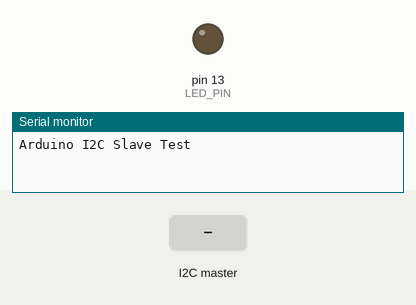
This sketch was run on a simulated Arduino Uno, built with avr-gcc and run on an emulated ATmega328P. Parts: output pins drawn as LEDs (lit = HIGH), the last lines printed to the serial monitor. The inputs (shaded band) are chosen by the test bench.

Above: at 1.2 s.
1.3 s: the I2C master sends the byte 1
At 2.5 s:
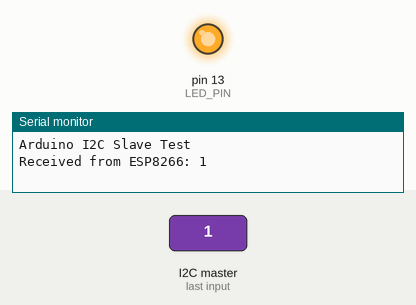
2.8 s: the I2C master sends the byte 0
At 3.7 s:
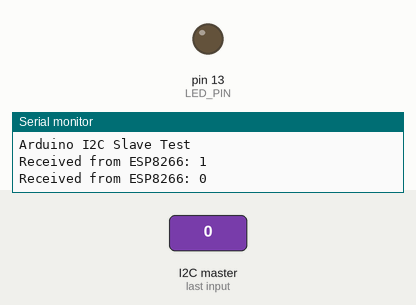
4.3 s: the I2C master sends the byte 2
At 4.9 s:
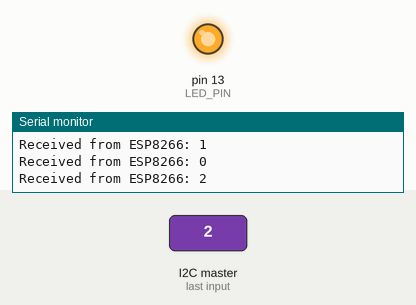
Timing chart, 0 to 7.3 s (numbered marks = the images above; inputs shaded):
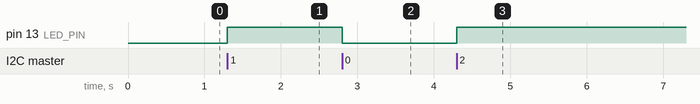

Measured:
- after the input at 1.3 s, pin 13 (LED_PIN): LOW → HIGH at once
- after the input at 2.8 s, pin 13 (LED_PIN): HIGH → LOW at once
- after the input at 4.3 s, pin 13 (LED_PIN): LOW → HIGH at once

The sketch:

Arduino_I2C_Test.ino
```cpp
#include <Wire.h>

#define ARDUINO_ADDRESS 0x08
#define LED_PIN 13

void setup() {
  Wire.begin(ARDUINO_ADDRESS); // Khởi tạo I2C với Arduino làm slave
  Wire.onReceive(receiveEvent); // Đăng ký hàm callback khi nhận dữ liệu

  pinMode(LED_PIN, OUTPUT);
  digitalWrite(LED_PIN, LOW);

  Serial.begin(9600);
  Serial.println("Arduino I2C Slave Test");
}

void loop() {
  // Không cần làm gì trong loop
  delay(100);
}

// Hàm được gọi khi nhận dữ liệu qua I2C
void receiveEvent(int howMany) {
  while (Wire.available()) {
    byte value = Wire.read();
    digitalWrite(LED_PIN, value ? HIGH : LOW);
    Serial.print("Received from ESP8266: ");
    Serial.println(value);
  }
} 
```
